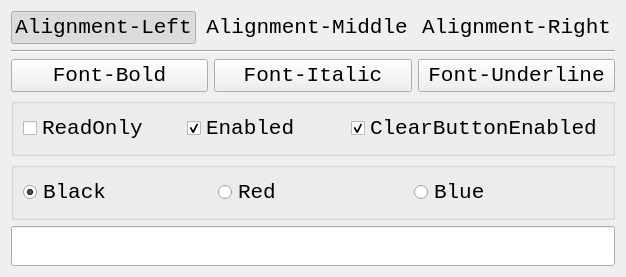
<?xml version="1.0" encoding="UTF-8"?>
<ui version="4.0">
 <class>TestAbstractButton</class>
 <widget class="QWidget" name="TestAbstractButton">
  <property name="geometry">
   <rect>
    <x>0</x>
    <y>0</y>
    <width>497</width>
    <height>221</height>
   </rect>
  </property>
  <property name="font">
   <font>
    <family>Consolas</family>
    <pointsize>16</pointsize>
   </font>
  </property>
  <property name="windowTitle">
   <string>TestAbstractButton</string>
  </property>
  <layout class="QVBoxLayout" name="verticalLayout">
   <item>
    <layout class="QHBoxLayout" name="horizontalLayout_01">
     <item>
      <widget class="QPushButton" name="pushButton_01AlignmentLeft">
       <property name="text">
        <string>Alignment-Left</string>
       </property>
       <property name="icon">
        <iconset resource="icons.qrc">
         <normaloff>:/images/images/508.bmp</normaloff>:/images/images/508.bmp</iconset>
       </property>
       <property name="iconSize">
        <size>
         <width>16</width>
         <height>16</height>
        </size>
       </property>
       <property name="checkable">
        <bool>true</bool>
       </property>
       <property name="checked">
        <bool>true</bool>
       </property>
       <property name="autoExclusive">
        <bool>true</bool>
       </property>
       <property name="flat">
        <bool>true</bool>
       </property>
      </widget>
     </item>
     <item>
      <widget class="QPushButton" name="pushButton_02AlignmentMiddle">
       <property name="text">
        <string>Alignment-Middle</string>
       </property>
       <property name="icon">
        <iconset resource="icons.qrc">
         <normaloff>:/images/images/510.bmp</normaloff>:/images/images/510.bmp</iconset>
       </property>
       <property name="iconSize">
        <size>
         <width>16</width>
         <height>16</height>
        </size>
       </property>
       <property name="checkable">
        <bool>true</bool>
       </property>
       <property name="autoExclusive">
        <bool>true</bool>
       </property>
       <property name="flat">
        <bool>true</bool>
       </property>
      </widget>
     </item>
     <item>
      <widget class="QPushButton" name="pushButton_03AlignmentRight">
       <property name="text">
        <string>Alignment-Right</string>
       </property>
       <property name="icon">
        <iconset resource="icons.qrc">
         <normaloff>:/images/images/512.bmp</normaloff>:/images/images/512.bmp</iconset>
       </property>
       <property name="iconSize">
        <size>
         <width>16</width>
         <height>16</height>
        </size>
       </property>
       <property name="checkable">
        <bool>true</bool>
       </property>
       <property name="autoExclusive">
        <bool>true</bool>
       </property>
       <property name="flat">
        <bool>true</bool>
       </property>
      </widget>
     </item>
    </layout>
   </item>
   <item>
    <widget class="Line" name="line">
     <property name="orientation">
      <enum>Qt::Horizontal</enum>
     </property>
    </widget>
   </item>
   <item>
    <layout class="QHBoxLayout" name="horizontalLayout_02">
     <item>
      <widget class="QPushButton" name="pushButton_04FontBold">
       <property name="text">
        <string>Font-Bold</string>
       </property>
       <property name="icon">
        <iconset resource="icons.qrc">
         <normaloff>:/images/images/500.bmp</normaloff>:/images/images/500.bmp</iconset>
       </property>
       <property name="iconSize">
        <size>
         <width>16</width>
         <height>16</height>
        </size>
       </property>
       <property name="checkable">
        <bool>true</bool>
       </property>
      </widget>
     </item>
     <item>
      <widget class="QPushButton" name="pushButton_05FontItalic">
       <property name="text">
        <string>Font-Italic</string>
       </property>
       <property name="icon">
        <iconset resource="icons.qrc">
         <normaloff>:/images/images/502.bmp</normaloff>:/images/images/502.bmp</iconset>
       </property>
       <property name="iconSize">
        <size>
         <width>16</width>
         <height>16</height>
        </size>
       </property>
       <property name="checkable">
        <bool>true</bool>
       </property>
      </widget>
     </item>
     <item>
      <widget class="QPushButton" name="pushButton_06FontUnderline">
       <property name="text">
        <string>Font-Underline</string>
       </property>
       <property name="icon">
        <iconset resource="icons.qrc">
         <normaloff>:/images/images/504.bmp</normaloff>:/images/images/504.bmp</iconset>
       </property>
       <property name="iconSize">
        <size>
         <width>16</width>
         <height>16</height>
        </size>
       </property>
       <property name="checkable">
        <bool>true</bool>
       </property>
      </widget>
     </item>
    </layout>
   </item>
   <item>
    <widget class="QGroupBox" name="horizontalGroupBox_01">
     <layout class="QHBoxLayout" name="horizontalLayout_03">
      <item>
       <widget class="QCheckBox" name="checkBox_01ReadOnly">
        <property name="text">
         <string>ReadOnly</string>
        </property>
       </widget>
      </item>
      <item>
       <widget class="QCheckBox" name="checkBox_02Enabled">
        <property name="text">
         <string>Enabled</string>
        </property>
        <property name="checked">
         <bool>true</bool>
        </property>
       </widget>
      </item>
      <item>
       <widget class="QCheckBox" name="checkBox_03ClearButton">
        <property name="text">
         <string>ClearButtonEnabled</string>
        </property>
        <property name="checked">
         <bool>true</bool>
        </property>
       </widget>
      </item>
     </layout>
    </widget>
   </item>
   <item>
    <widget class="QGroupBox" name="horizontalGroupBox_02">
     <layout class="QHBoxLayout" name="horizontalLayout_04">
      <item>
       <widget class="QRadioButton" name="radioButton_01Black">
        <property name="text">
         <string>Black</string>
        </property>
        <property name="checked">
         <bool>true</bool>
        </property>
       </widget>
      </item>
      <item>
       <widget class="QRadioButton" name="radioButton_02Red">
        <property name="text">
         <string>Red</string>
        </property>
        <property name="checked">
         <bool>false</bool>
        </property>
       </widget>
      </item>
      <item>
       <widget class="QRadioButton" name="radioButton_03Blue">
        <property name="text">
         <string>Blue</string>
        </property>
        <property name="checked">
         <bool>false</bool>
        </property>
       </widget>
      </item>
     </layout>
    </widget>
   </item>
   <item>
    <widget class="QLineEdit" name="lineEdit">
     <property name="sizePolicy">
      <sizepolicy hsizetype="Expanding" vsizetype="Expanding">
       <horstretch>0</horstretch>
       <verstretch>0</verstretch>
      </sizepolicy>
     </property>
     <property name="minimumSize">
      <size>
       <width>0</width>
       <height>40</height>
      </size>
     </property>
     <property name="clearButtonEnabled">
      <bool>true</bool>
     </property>
    </widget>
   </item>
  </layout>
 </widget>
 <resources>
  <include location="icons.qrc"/>
 </resources>
 <connections/>
</ui>
